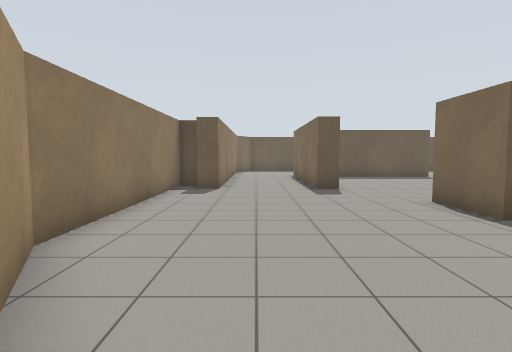
View 1 (above)

16 first-person views from a walk through a robot-simulator world made for Gazebo. The camera is 1.2 m above the floor, tilts 4° down and sees 80° across. The floor is counted in squares, 1 m on a side. Each view is taken from the middle of a square. On the plan, view 1 faces up. The plan holds only what a view shows up to about 13 squares ahead; the rest is blank.

View 2
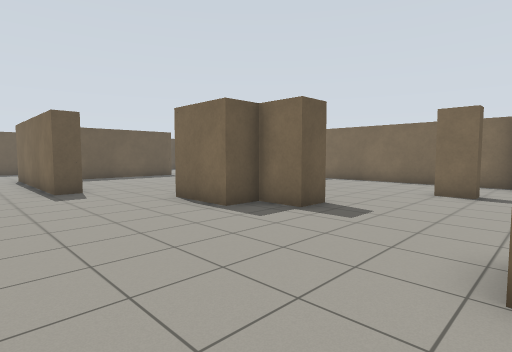

View 3
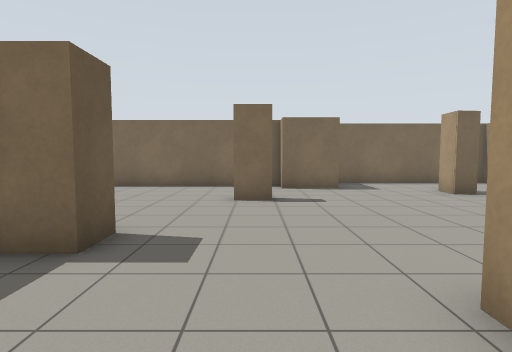

View 4
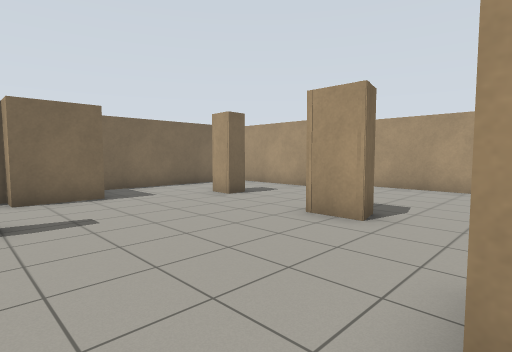

View 5
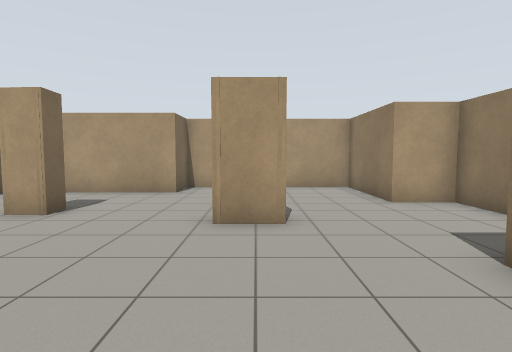

View 6
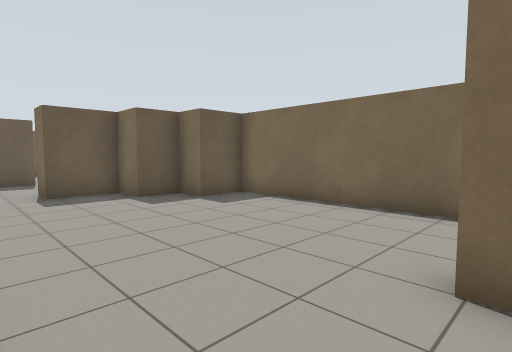

View 7
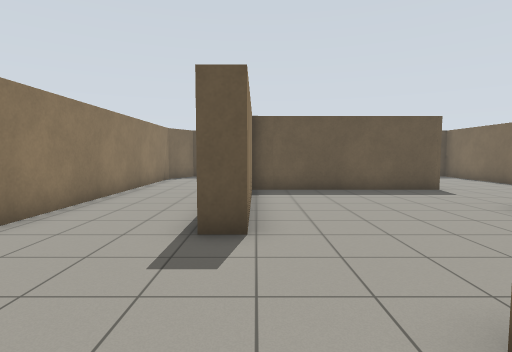

View 8
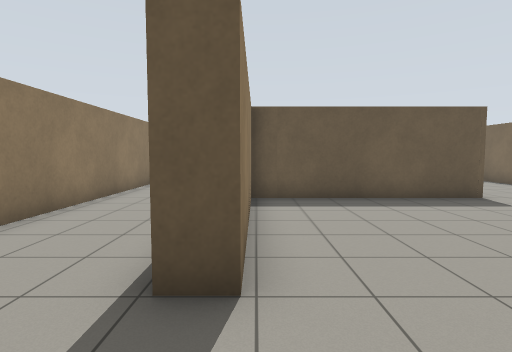

View 9
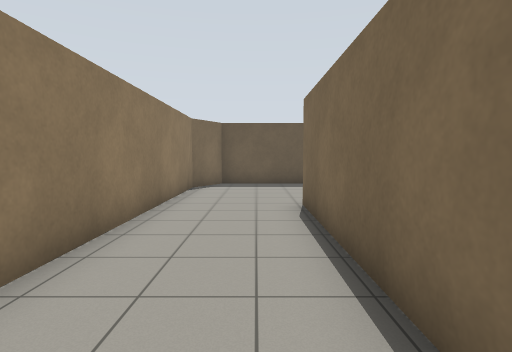

View 10
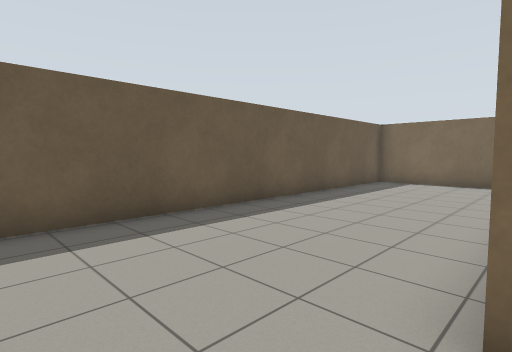

View 11
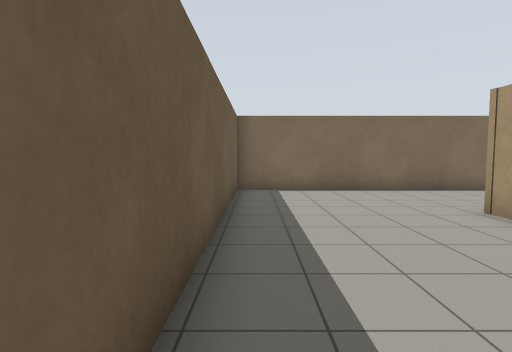

View 12
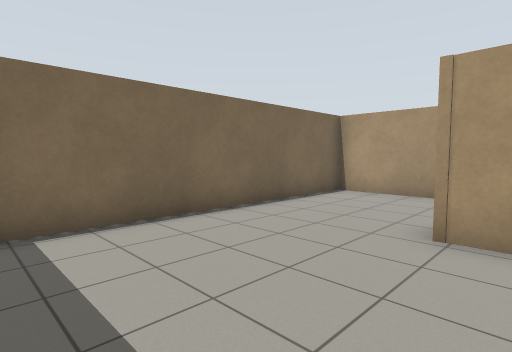

View 13
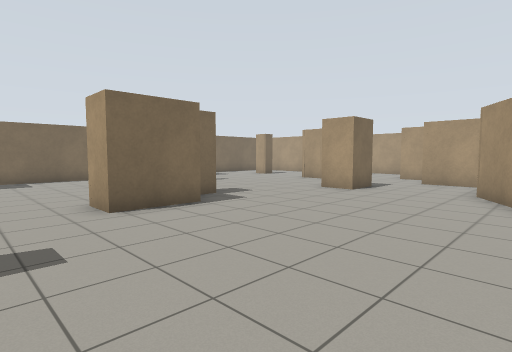

View 14
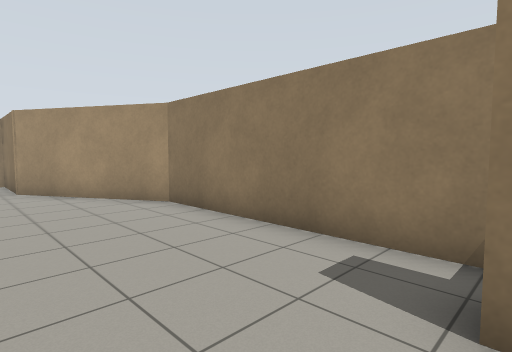

View 15
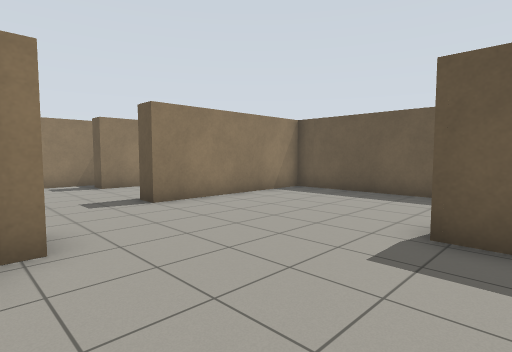

View 16
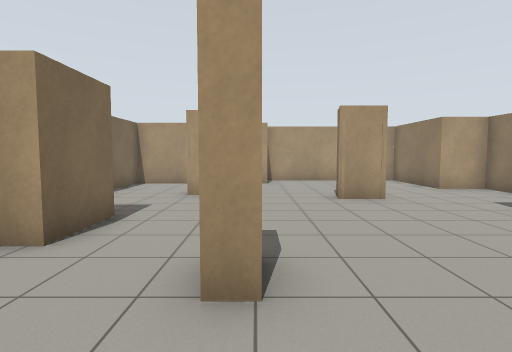

### Floor plan
Points are (right, up) in squares from view 1. A wall is a line through its corners. A room is listed if a view was taken in it or the views show most of it. See-through windows are left out.
Room 1 (views 1, 2, 3, 4, 5, 6, 7, 8, 9, 10, 11, 12, 13, 14, 15, 16)
walls: (6.6, 4.1) (5.6, 4.1) (5.6, 5.5) (4.5, 5.5) (4.5, 7.7) (5.8, 7.7) (5.8, 7.2); (10.7, 10.2) (10.7, 11.7) (8.8, 11.7) (8.8, 12.8); (10.3, 12.7) (13.4, 12.6) (13.4, 22.6) (-0.4, 22.6) (-1.3, 21.1) (-1.3, 10.7) (-2.1, 10.7); (10.5, 1.6) (10, 1.6) (10, 2.6) (10.5, 2.6); (-2.1, 11.7) (-2.9, 11.7) (-2.9, 3.9) (-0.4, -0.5) (-0.4, -3.6); (9.4, 16.4) (2.9, 16.4) (2.9, 10.5) (2.1, 10.5) (2.1, 17.4); (8.2, 17.3) (9.2, 17.3); (3, -1.3) (3, 0.3) (4.4, 0.3); (12.8, -1) (12.8, 1.1) (13.6, 1.1) (13.6, 9.3) (12, 9.3) (12, 10.5) (10.6, 10.5); (7.8, -3.2) (7.6, -3.9); (6.6, -4) (6.5, -3.2) (7.7, -3.2) (7.7, -4); (2, -4) (2, -5.6) (3.6, -5.6) (3.6, -9.2) (9.5, -9.2) (9.5, -7.6) (14.9, -7.6) (14.9, -1.5); (0.1, -3.3) (2, -3.4); (11.2, -4) (12.1, -4); (11.2, -4.8) (11.2, -4) (12, -3.9)

Positions as (right, up) in squares from view 1, and headings:
1: (0, 0), facing up
2: (0, 0), facing up-right
3: (2, 2), facing right
4: (4, 2), facing down-right
5: (7, 2), facing down
6: (7, 2), facing up-right
7: (3, 6), facing up
8: (3, 8), facing up
9: (1, 10), facing up
10: (0, 17), facing up-right
11: (3, 22), facing right
12: (8, 22), facing down-right
13: (-2, 10), facing down-right
14: (1, 11), facing down-left
15: (10, 7), facing up-left
16: (10, 5), facing down
